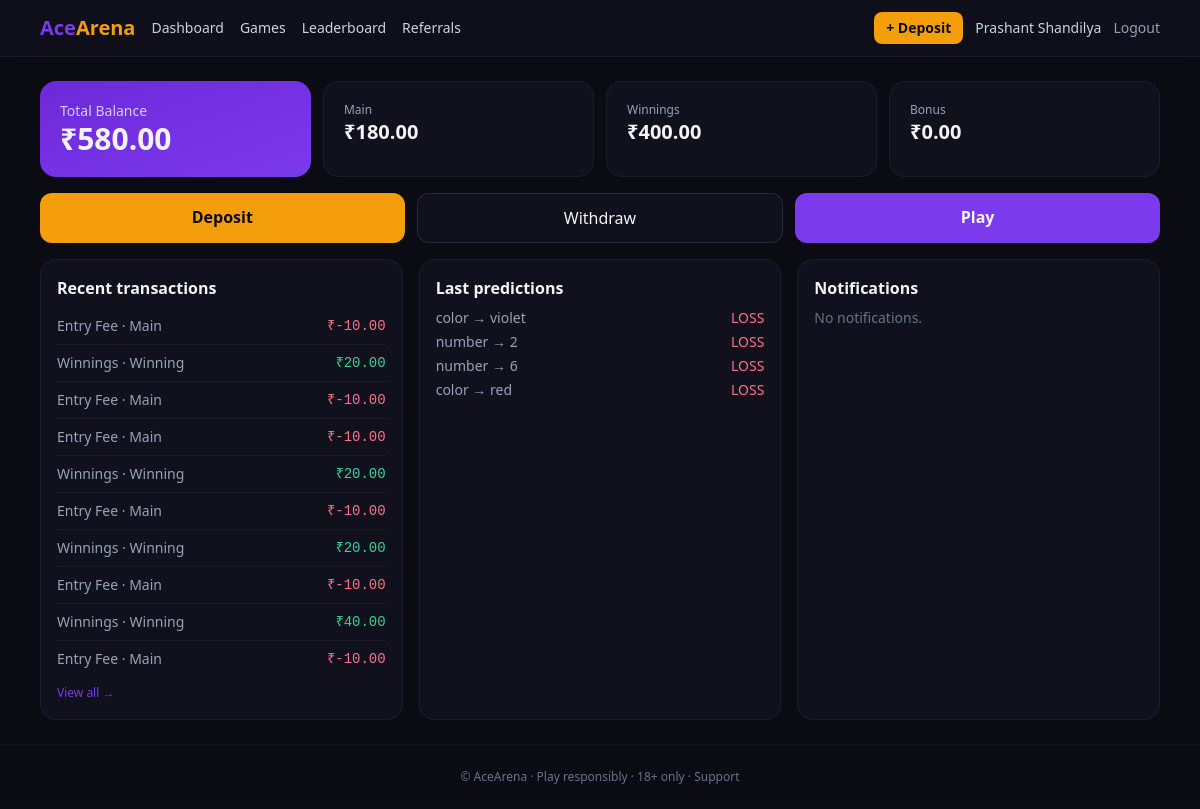
/wallet/dashboard (signed in), run on the app's committed database.
### app/models.py (models this page shows, shortened)
class User(UserMixin, db.Model):
    __tablename__ = "users"
    id = db.Column(db.Integer, primary_key=True)
    name = db.Column(db.String(120))
    email = db.Column(db.String(190), unique=True, index=True)
    mobile = db.Column(db.String(20), unique=True, index=True)
    password_hash = db.Column(db.String(255))
    role = db.Column(db.String(32), default="user")  # user, support_admin, finance_admin, super_admin
    is_blocked = db.Column(db.Boolean, default=False)
    is_verified = db.Column(db.Boolean, default=False)
    referral_code = db.Column(db.String(16), unique=True, index=True)
    referred_by_id = db.Column(db.Integer, db.ForeignKey("users.id"))
    last_login_ip = db.Column(db.String(64))
    failed_attempts = db.Column(db.Integer, default=0)
    locked_until = db.Column(db.DateTime)
    created_at = db.Column(db.DateTime, default=datetime.utcnow)
    def is_admin(self): return self.role in ("super_admin", "finance_admin", "support_admin")

class WalletTransaction(db.Model):
    __tablename__ = "wallet_transactions"
    id = db.Column(db.Integer, primary_key=True)
    user_id = db.Column(db.Integer, db.ForeignKey("users.id"), index=True, nullable=False)
    wallet_type = db.Column(db.String(16), nullable=False)  # main, winning, bonus
    tx_type = db.Column(db.String(32), nullable=False)      # deposit, withdraw, entry_fee, winnings, referral_bonus, admin_adjust
    amount = db.Column(db.Numeric(14, 2), nullable=False)   # signed
    reference = db.Column(db.String(120), index=True)       # external ref (razorpay payment id, etc.)
    idempotency_key = db.Column(db.String(120), unique=True, index=True)
    meta = db.Column(db.Text)
    created_at = db.Column(db.DateTime, default=datetime.utcnow, index=True)

class GameEntry(db.Model):
    __tablename__ = "game_entries"
    id = db.Column(db.Integer, primary_key=True)
    round_id = db.Column(db.Integer, db.ForeignKey("prediction_rounds.id"), index=True)
    user_id = db.Column(db.Integer, db.ForeignKey("users.id"), index=True)
    pick_type = db.Column(db.String(16))    # color, number
    pick_value = db.Column(db.String(16))
    amount = db.Column(db.Numeric(10, 2))
    is_win = db.Column(db.Boolean)
    payout = db.Column(db.Numeric(12, 2), default=0)
    created_at = db.Column(db.DateTime, default=datetime.utcnow)

### app/wallet/routes.py (the view)
@bp.route("/dashboard")
@login_required
def dashboard():
    main = wallet_balance(current_user.id, "main")
    winning = wallet_balance(current_user.id, "winning")
    bonus = wallet_balance(current_user.id, "bonus")
    recent_tx = WalletTransaction.query.filter_by(user_id=current_user.id) \
        .order_by(WalletTransaction.id.desc()).limit(10).all()
    recent_entries = GameEntry.query.filter_by(user_id=current_user.id) \
        .order_by(GameEntry.id.desc()).limit(5).all()
    recent_cards = CardRound.query.filter_by(user_id=current_user.id) \
        .order_by(CardRound.id.desc()).limit(5).all()
    notifs = Notification.query.filter(
        (Notification.user_id == current_user.id) | (Notification.user_id == None)  # noqa
    ).order_by(Notification.id.desc()).limit(5).all()
    return render_template("wallet/dashboard.html",
                           main=main, winning=winning, bonus=bonus,
                           total=main + winning + bonus,
                           recent_tx=recent_tx,
                           recent_entries=recent_entries,
                           recent_cards=recent_cards,
                           notifs=notifs)

### app/models.py (called while the page is built)
def wallet_balance(user_id, wallet_type=None):
    q = db.session.query(func.coalesce(func.sum(WalletTransaction.amount), 0)) \
        .filter(WalletTransaction.user_id == user_id)
    if wallet_type:
        q = q.filter(WalletTransaction.wallet_type == wallet_type)
    return Decimal(q.scalar() or 0)

### app/templates/wallet/dashboard.html
{% extends "base.html" %}{% block content %}
<div class="grid md:grid-cols-3 gap-4">
  <div class="md:col-span-3 grid grid-cols-2 md:grid-cols-4 gap-3">
    <div class="rounded-2xl bg-gradient-to-br from-brand-600 to-brand-500 p-5">
      <div class="text-sm opacity-80">Total Balance</div>
      <div class="text-3xl font-extrabold">₹{{ '%.2f'|format(total) }}</div>
    </div>
    <div class="rounded-2xl bg-ink-800 p-5 border border-white/5"><div class="text-xs text-slate-400">Main</div><div class="text-xl font-bold">₹{{ '%.2f'|format(main) }}</div></div>
    <div class="rounded-2xl bg-ink-800 p-5 border border-white/5"><div class="text-xs text-slate-400">Winnings</div><div class="text-xl font-bold">₹{{ '%.2f'|format(winning) }}</div></div>
    <div class="rounded-2xl bg-ink-800 p-5 border border-white/5"><div class="text-xs text-slate-400">Bonus</div><div class="text-xl font-bold">₹{{ '%.2f'|format(bonus) }}</div></div>
  </div>
  <div class="flex gap-3 md:col-span-3">
    <a href="{{ url_for('payments.deposit') }}" class="flex-1 text-center py-3 rounded-xl bg-accent-400 text-ink-900 font-semibold">Deposit</a>
    <a href="{{ url_for('withdraw.request_withdraw') }}" class="flex-1 text-center py-3 rounded-xl bg-ink-800 border border-white/10">Withdraw</a>
    <a href="{{ url_for('games.lobby') }}" class="flex-1 text-center py-3 rounded-xl bg-brand-500 font-semibold">Play</a>
  </div>
  <div class="rounded-2xl bg-ink-800 p-4 border border-white/5">
    <h3 class="font-bold mb-2">Recent transactions</h3>
    <ul class="divide-y divide-white/5 text-sm">
      {% for t in recent_tx %}
      <li class="flex justify-between py-2">
        <span class="capitalize text-slate-400">{{ t.tx_type.replace('_',' ') }} · {{ t.wallet_type }}</span>
        <span class="{{ 'text-emerald-400' if t.amount > 0 else 'text-rose-400' }} font-mono">₹{{ '%.2f'|format(t.amount) }}</span>
      </li>{% else %}<li class="text-slate-500 py-2">No activity yet.</li>{% endfor %}
    </ul>
    <a href="{{ url_for('wallet.history') }}" class="text-xs text-brand-500 mt-2 inline-block">View all →</a>
  </div>
  <div class="rounded-2xl bg-ink-800 p-4 border border-white/5">
    <h3 class="font-bold mb-2">Last predictions</h3>
    <ul class="text-sm space-y-1">
    {% for e in recent_entries %}
      <li class="flex justify-between"><span class="text-slate-400">{{ e.pick_type }} → {{ e.pick_value }}</span>
        <span class="{{ 'text-emerald-400' if e.is_win else 'text-rose-400' }}">{{ 'WIN ₹%.2f'|format(e.payout) if e.is_win else 'LOSS' }}</span></li>
    {% else %}<li class="text-slate-500">—</li>{% endfor %}
    </ul>
  </div>
  <div class="rounded-2xl bg-ink-800 p-4 border border-white/5">
    <h3 class="font-bold mb-2">Notifications</h3>
    <ul class="text-sm space-y-2">
      {% for n in notifs %}<li><div class="font-semibold">{{ n.title }}</div><div class="text-slate-400">{{ n.body }}</div></li>
      {% else %}<li class="text-slate-500">No notifications.</li>{% endfor %}
    </ul>
  </div>
</div>
{% endblock %}

### app/templates/base.html (shortened to what this page needs)
<!doctype html>
<html lang="en">
<head>
<script src="https://cdn.tailwindcss.com"></script>
<link rel="stylesheet" href="{{ url_for('static', filename='css/app.css') }}">
</head>
<body class="bg-ink-900 text-slate-100 min-h-screen flex flex-col">
<nav class="bg-ink-800/80 backdrop-blur border-b border-white/5 sticky top-0 z-50">
  <div class="max-w-6xl mx-auto px-4 py-3 flex items-center gap-4">
    <a href="{{ url_for('home') }}" class="font-extrabold text-xl">
      <span class="text-brand-500">Ace</span><span class="text-accent-400">Arena</span>
    </a>
    <div class="hidden md:flex gap-4 text-sm text-slate-300">
      {% if current_user.is_authenticated %}
        <a href="{{ url_for('wallet.dashboard') }}" class="hover:text-white">Dashboard</a>
        <a href="{{ url_for('games.lobby') }}" class="hover:text-white">Games</a>
        <a href="{{ url_for('games.leaderboard') }}" class="hover:text-white">Leaderboard</a>
        <a href="{{ url_for('referrals.index') }}" class="hover:text-white">Referrals</a>
      {% endif %}
    </div>
    <div class="ml-auto flex items-center gap-3">
      {% if current_user.is_authenticated %}
        <a href="{{ url_for('payments.deposit') }}"
           class="px-3 py-1.5 rounded-lg bg-accent-400 text-ink-900 font-semibold text-sm">+ Deposit</a>
        <a href="{{ url_for('auth.profile') }}" class="text-sm text-slate-300">{{ current_user.name or current_user.mobile }}</a>
        <a href="{{ url_for('auth.logout') }}" class="text-sm text-slate-400 hover:text-white">Logout</a>
      {% else %}
        <a href="{{ url_for('auth.login') }}" class="text-sm text-slate-300 hover:text-white">Login</a>
        <a href="{{ url_for('auth.register') }}"
           class="px-3 py-1.5 rounded-lg bg-brand-500 text-white font-semibold text-sm">Sign up</a>
      {% endif %}
    </div>
  </div>
</nav>
<main class="flex-1 max-w-6xl w-full mx-auto px-4 py-6">
{% block content %}{% endblock %}
</main>
<footer class="border-t border-white/5 text-center text-xs text-slate-500 py-6">
  © AceArena · <a href="{{ url_for('security.responsible') }}" class="hover:text-white">Play responsibly</a>
  · 18+ only · <a href="{{ url_for('security.support') }}" class="hover:text-white">Support</a>
</footer>
</body></html>

### data on the page
User: name "Prashant Shandilya"
WalletTransaction: tx_type.replace "Entry Fee", wallet_type "Main", amount "-10.00"
WalletTransaction: tx_type.replace "Winnings", wallet_type "Winning", amount "20.00"
WalletTransaction: tx_type.replace "Entry Fee", wallet_type "Main", amount "-10.00"
WalletTransaction: tx_type.replace "Entry Fee", wallet_type "Main", amount "-10.00"
WalletTransaction: tx_type.replace "Winnings", wallet_type "Winning", amount "20.00"
WalletTransaction: tx_type.replace "Entry Fee", wallet_type "Main", amount "-10.00"
WalletTransaction: tx_type.replace "Winnings", wallet_type "Winning", amount "20.00"
WalletTransaction: tx_type.replace "Entry Fee", wallet_type "Main", amount "-10.00"
WalletTransaction: tx_type.replace "Winnings", wallet_type "Winning", amount "40.00"
WalletTransaction: tx_type.replace "Entry Fee", wallet_type "Main", amount "-10.00"
GameEntry: pick_type "color", pick_value "violet", is_win "LOSS"
GameEntry: pick_type "number", pick_value "2", is_win "LOSS"
GameEntry: pick_type "number", pick_value "6", is_win "LOSS"
GameEntry: pick_type "color", pick_value "red", is_win "LOSS"

### other printed values
{{ '%.2f'|format(total) }} "580.00"
{{ '%.2f'|format(main) }} "180.00"
{{ '%.2f'|format(winning) }} "400.00"
{{ '%.2f'|format(bonus) }} "0.00"
